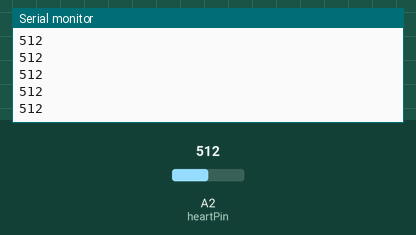
The sketch below on a simulated Arduino Uno, built with avr-gcc and run on an emulated ATmega328P. Parts: the last lines printed to the serial monitor. Inputs (shaded band) come from the test bench; at power-on: A2 (heartPin) = 512.

Above: at 1.2 s.
1.3 s: A2 (heartPin) set to 716
At 2.3 s:
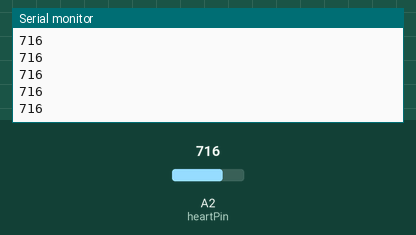
2.8 s: A2 (heartPin) set to 900
At 3.3 s:
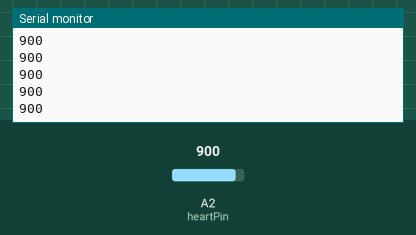
Timing chart, 0 to 5.8 s (numbered marks = the images above; inputs shaded):
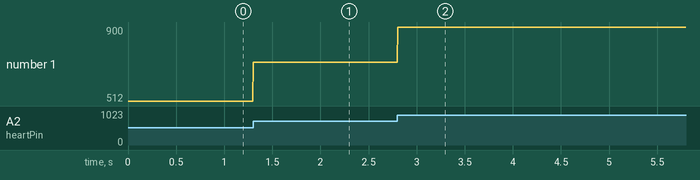

Measured:
- after the input at 1.3 s, the serial monitor: prints a new line at once (image 1)
- after the input at 2.8 s, the serial monitor: prints a new line at once (image 2)
- plotted number 1: 512 → 716 after the input at 1.3 s, 716 → 900 after the input at 2.8 s

The sketch:

heartRate.ino
```cpp
//ECG sensor test

char auth[] = "688eff00841e481fbbac27213a37164b";
const int heartPin = A2;
void setup() {
   Serial.begin(9600);
}
 void loop() {
 int heartValue = analogRead(heartPin);
 Serial.println(heartValue);
 delay(5);
 }
```
